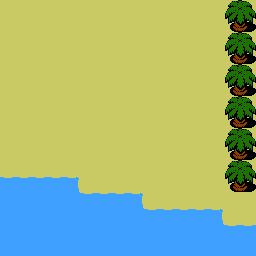

This is a level from a 2D game, rendered from its Tiled map with the project's own tilesets. A one-line summary and the complete map file follow:
An orthogonal 16x16 tile map with 16x16 px tiles, 1 tile layer (background), 2 tilesets and 4 objects (4x zone).

<map version="1.4" tiledversion="1.4.3" orientation="orthogonal" renderorder="right-down" width="16" height="16" tilewidth="16" tileheight="16" infinite="0" backgroundcolor="#000000" nextlayerid="3" nextobjectid="5">
 <properties>
  <property name="tileset" type="int" value="1" />
 </properties>
 <tileset firstgid="1" source="../pix/overworld_a_gbc.tsx" />
 <tileset firstgid="33" source="../pix/overworld_b_gbc.tsx" />
 <layer id="1" name="background" width="16" height="16">
  <data encoding="csv">
33,33,33,33,33,33,33,33,33,33,33,33,33,33,41,42,
33,33,33,33,33,33,33,33,33,33,33,33,33,33,45,46,
33,33,33,33,33,33,33,33,33,33,33,33,33,33,41,42,
33,33,33,33,33,33,33,33,33,33,33,33,33,33,45,46,
33,33,33,33,33,33,33,33,33,33,33,33,33,33,41,42,
33,33,33,33,33,33,33,33,33,33,33,33,33,33,45,46,
33,33,33,33,33,33,33,33,33,33,33,33,33,33,41,42,
33,33,33,33,33,33,33,33,33,33,33,33,33,33,45,46,
33,33,33,33,33,33,33,33,33,33,33,33,33,33,41,42,
33,33,33,33,33,33,33,33,33,33,33,33,33,33,45,46,
33,33,33,33,33,33,33,33,33,33,33,33,33,33,41,42,
60,60,60,60,62,33,33,33,33,33,33,33,33,33,45,46,
57,57,57,57,57,60,60,60,62,33,33,33,33,33,33,33,
57,57,57,57,57,57,57,57,57,60,60,60,60,62,33,33,
57,57,57,57,57,57,57,57,57,57,57,57,57,57,60,60,
57,57,57,57,57,57,57,57,57,57,57,57,57,57,57,57
</data>
 </layer>
 <objectgroup id="2" name="zones">
  <object id="1" name="zone 1" type="zone" x="0" y="0" width="128" height="128">
   <properties>
    <property name="id" type="int" value="0" />
   </properties>
  </object>
  <object id="2" name="zone 2" type="zone" x="128" y="0" width="128" height="128">
   <properties>
    <property name="id" type="int" value="0" />
   </properties>
  </object>
  <object id="3" name="zone 3" type="zone" x="0" y="128" width="128" height="128">
   <properties>
    <property name="id" type="int" value="0" />
   </properties>
  </object>
  <object id="4" name="zone 4" type="zone" x="128" y="128" width="128" height="128">
   <properties>
    <property name="id" type="int" value="0" />
   </properties>
  </object>
 </objectgroup>
</map>
